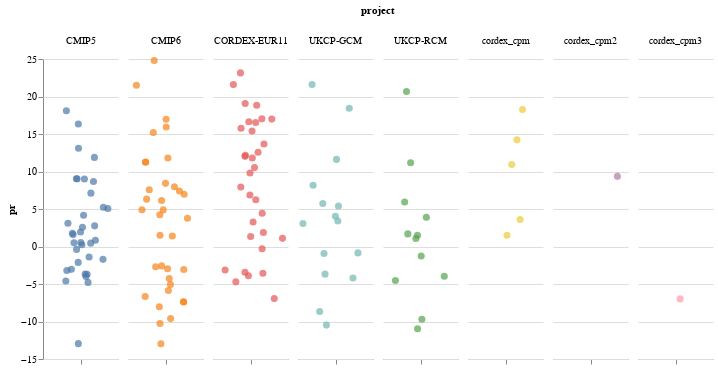

Source (notebook cell):
### Code cell
# stripplot / jitter plot
djf = data.query("season_number==0")
strip = (
    alt.Chart(djf, width=75)
    .mark_circle(size=50)
    .encode(
        x=alt.X(
            "jitter:Q",
            title=None,
            axis=alt.Axis(values=[0], ticks=True, grid=False, labels=False),
            scale=alt.Scale(),
        ),
        y=alt.Y("pr:Q"),
        color=alt.Color("project:N", legend=None),
        column=alt.Column(
            "project:N",
        ),
        tooltip=["dataset", "pr"],
    )
    .transform_calculate(
        # Generate Gaussian jitter with a Box-Muller transform
        jitter="sqrt(-2*log(random()))*cos(2*PI*random())"
    )
    .configure_facet(spacing=10)
    .configure_view(stroke=None)
)

strip

### Figure 1 — Vega-Lite specification as saved in the notebook (floating-point values rounded to 4 significant figures; data arrays with more than 128 entries replaced by an {"elided": "..."} marker saying what was removed)
{"config": {"view": {"continuousWidth": 400, "continuousHeight": 300, "stroke": null}, "facet": {"spacing": 10}}, "data": {"name": "data-0928aa542366b864e994565c81735d5f"}, "mark": {"type": "circle", "size": 50}, "encoding": {"color": {"type": "nominal", "field": "project", "legend": null}, "column": {"type": "nominal", "field": "project"}, "tooltip": [{"type": "nominal", "field": "dataset"}, {"type": "quantitative", "field": "pr"}], "x": {"type": "quantitative", "axis": {"grid": false, "labels": false, "ticks": true, "values": [0]}, "field": "jitter", "scale": {}, "title": null}, "y": {"type": "quantitative", "field": "pr"}}, "transform": [{"calculate": "sqrt(-2*log(random()))*cos(2*PI*random())", "as": "jitter"}], "width": 75, "$schema": "https://vega.github.io/schema/vega-lite/v4.8.1.json", "datasets": {"data-0928aa542366b864e994565c81735d5f": {"elided": "136 records"}}}
